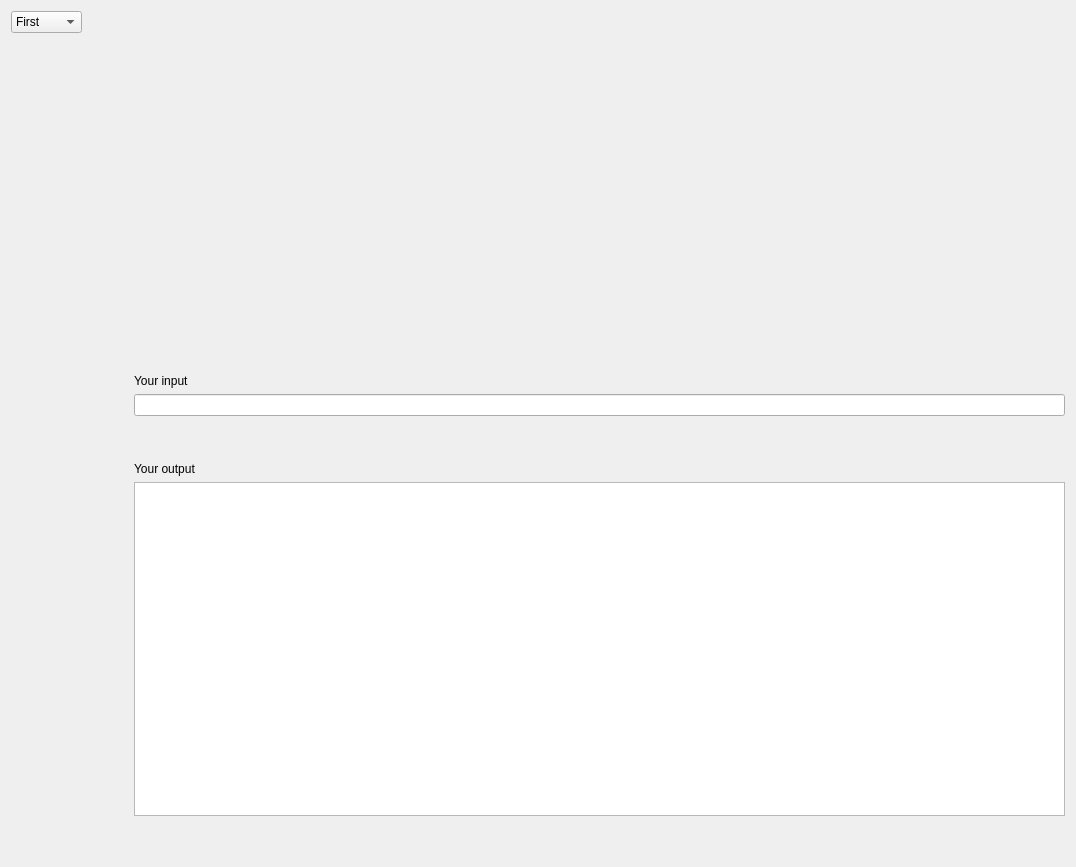
<?xml version="1.0" encoding="UTF-8"?>
<ui version="4.0">
 <class>Widget</class>
 <widget class="QWidget" name="Widget">
  <property name="geometry">
   <rect>
    <x>0</x>
    <y>0</y>
    <width>1076</width>
    <height>867</height>
   </rect>
  </property>
  <property name="windowTitle">
   <string>Widget</string>
  </property>
  <layout class="QGridLayout" name="gridLayout">
   <item row="4" column="2">
    <spacer name="horizontalSpacer_2">
     <property name="orientation">
      <enum>Qt::Horizontal</enum>
     </property>
     <property name="sizeType">
      <enum>QSizePolicy::Fixed</enum>
     </property>
     <property name="sizeHint" stdset="0">
      <size>
       <width>40</width>
       <height>20</height>
      </size>
     </property>
    </spacer>
   </item>
   <item row="6" column="3">
    <spacer name="verticalSpacer_2">
     <property name="orientation">
      <enum>Qt::Vertical</enum>
     </property>
     <property name="sizeType">
      <enum>QSizePolicy::Minimum</enum>
     </property>
     <property name="sizeHint" stdset="0">
      <size>
       <width>20</width>
       <height>40</height>
      </size>
     </property>
    </spacer>
   </item>
   <item row="9" column="3">
    <spacer name="verticalSpacer_4">
     <property name="orientation">
      <enum>Qt::Vertical</enum>
     </property>
     <property name="sizeType">
      <enum>QSizePolicy::Minimum</enum>
     </property>
     <property name="sizeHint" stdset="0">
      <size>
       <width>20</width>
       <height>40</height>
      </size>
     </property>
    </spacer>
   </item>
   <item row="8" column="3">
    <widget class="QTextEdit" name="textEdit"/>
   </item>
   <item row="1" column="0">
    <spacer name="verticalSpacer">
     <property name="orientation">
      <enum>Qt::Vertical</enum>
     </property>
     <property name="sizeHint" stdset="0">
      <size>
       <width>20</width>
       <height>40</height>
      </size>
     </property>
    </spacer>
   </item>
   <item row="0" column="2" colspan="2">
    <spacer name="horizontalSpacer">
     <property name="orientation">
      <enum>Qt::Horizontal</enum>
     </property>
     <property name="sizeHint" stdset="0">
      <size>
       <width>40</width>
       <height>20</height>
      </size>
     </property>
    </spacer>
   </item>
   <item row="0" column="0">
    <widget class="QComboBox" name="comboBox">
     <item>
      <property name="text">
       <string>First</string>
      </property>
     </item>
     <item>
      <property name="text">
       <string>Second</string>
      </property>
     </item>
     <item>
      <property name="text">
       <string>Third</string>
      </property>
     </item>
     <item>
      <property name="text">
       <string>Fourth</string>
      </property>
     </item>
     <item>
      <property name="text">
       <string>Fith</string>
      </property>
     </item>
     <item>
      <property name="text">
       <string>Close</string>
      </property>
     </item>
    </widget>
   </item>
   <item row="1" column="3">
    <spacer name="verticalSpacer_3">
     <property name="orientation">
      <enum>Qt::Vertical</enum>
     </property>
     <property name="sizeHint" stdset="0">
      <size>
       <width>20</width>
       <height>40</height>
      </size>
     </property>
    </spacer>
   </item>
   <item row="2" column="3">
    <widget class="QLabel" name="label">
     <property name="text">
      <string>Your input</string>
     </property>
    </widget>
   </item>
   <item row="4" column="3">
    <widget class="QLineEdit" name="lineEdit"/>
   </item>
   <item row="7" column="3">
    <widget class="QLabel" name="label_2">
     <property name="text">
      <string>Your output</string>
     </property>
    </widget>
   </item>
  </layout>
 </widget>
 <resources/>
 <connections/>
</ui>
